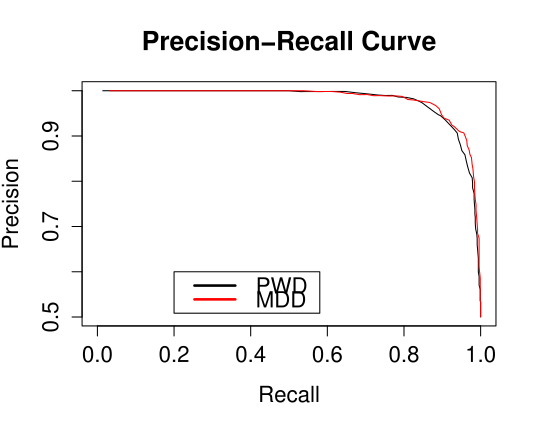

The R source for this figure:
T_real_mdd <- read.table("test_scores_real_mdd", quote="\"")
T_false_mdd <- read.table("test_scores_false_mdd", quote="\"")
T_real <- read.table("test_scores_real", quote="\"")
T_false <- read.table("test_scores_false", quote="\"")

df <- data.frame(T_real, T_false, T_real_mdd, T_false_mdd)
colnames(df) <- c('realPWM', 'falsePWM', 'realMDD', 'falseMDD')


getLabel <- function(scores, cutoff) {
  length = dim(scores)[1]
  lab_pred <- rep(NA, length )
  for (i in 1:length) {
    if (scores[i] > cutoff) lab_pred[i] <- 1
    else lab_pred[i] <- 0
   }  
  return(lab_pred)
}


### Plot PC curve: labels (real = 1, false = 0 )
evalPC <- function(real, false) {
  real = matrix(real, nrow = 1000, ncol =1)
  false = matrix(false, nrow = 1000, ncol =1)
  scores = rbind(real, false)
  min = min(scores)
  max = max(scores)
  lenT = 100
  T_seq = seq(min, max, length.out = lenT)
  Precision = rep(0, lenT)
  Recall = rep(0, lenT)
  for (i in 1:lenT) {
    cutoff = T_seq[i]
    lab_pred <- getLabel(scores, cutoff)
    ## Compute TP
    TP = length(which(lab_pred[1:1000] == 1))
    FN = length(which(lab_pred[1:1000] == 0))
    FP = length(which(lab_pred[1001:2000] == 1))
    Precision[i] = TP / (TP + FP)
    Recall[i] = TP / (TP + FN)  
  }
  PC <- data.frame(Precision, Recall)
  colnames(PC) <- c('Precision', 'Recall')
  return(PC)
}

PCmdd <- evalPC(df$realMDD, df$falseMDD)
PCpwd <- evalPC(df$realPWM, df$falsePWM)
# Plots
plot(x = PCpwd$Recall, y = PCpwd$Precision, type = 'l', col = 1,
     xlab = 'Recall', ylab = 'Precision', main = 'Precision-Recall Curve')
points(x = PCmdd$Recall, y = PCmdd$Precision, type = 'l', col = 2 )
legend(0.2,0.6, c('PWD', 'MDD'), lty = c(1,1), lwd = c(2.5,2.5), col = c(1,2))
